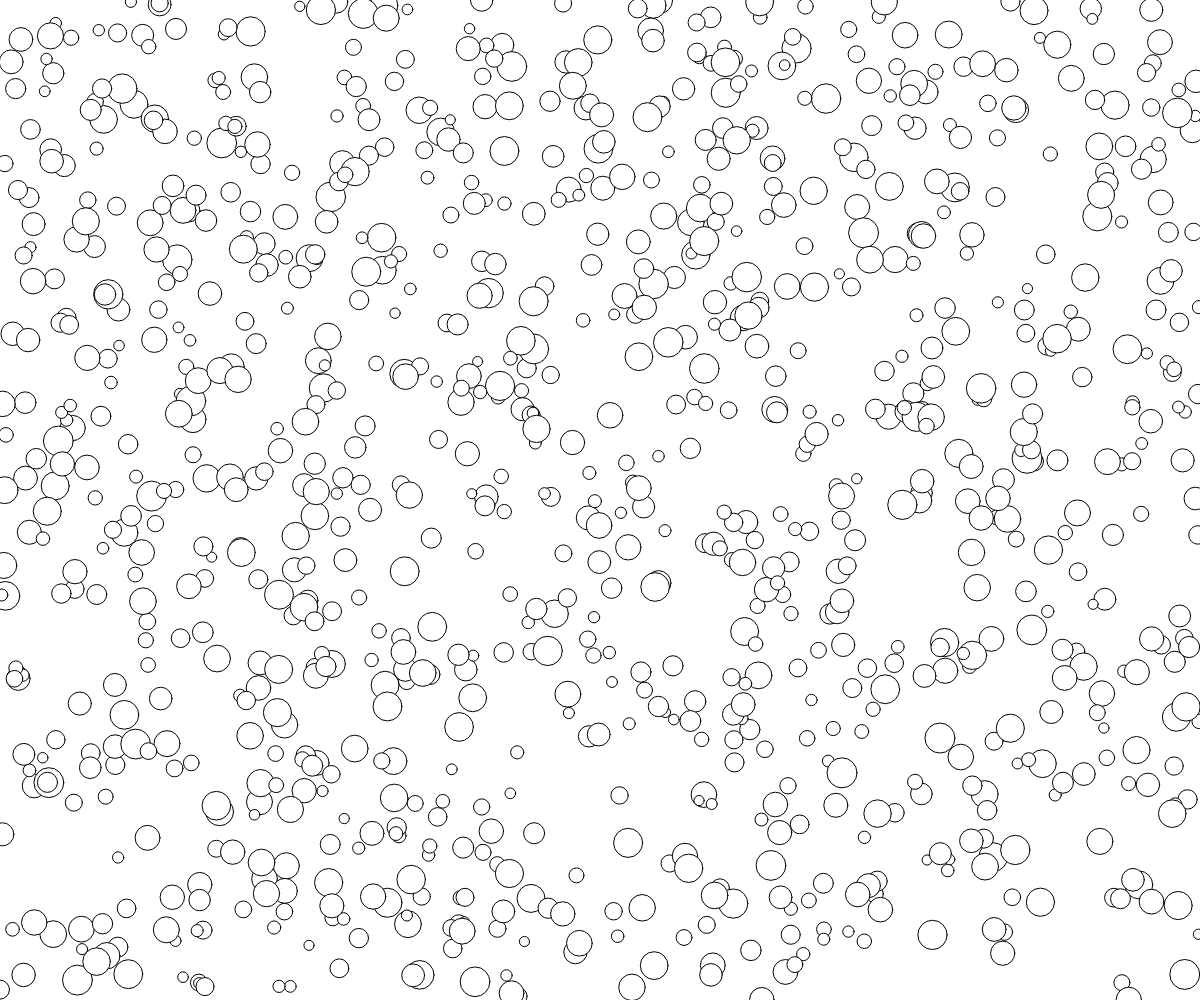
Frame 1 (no input)
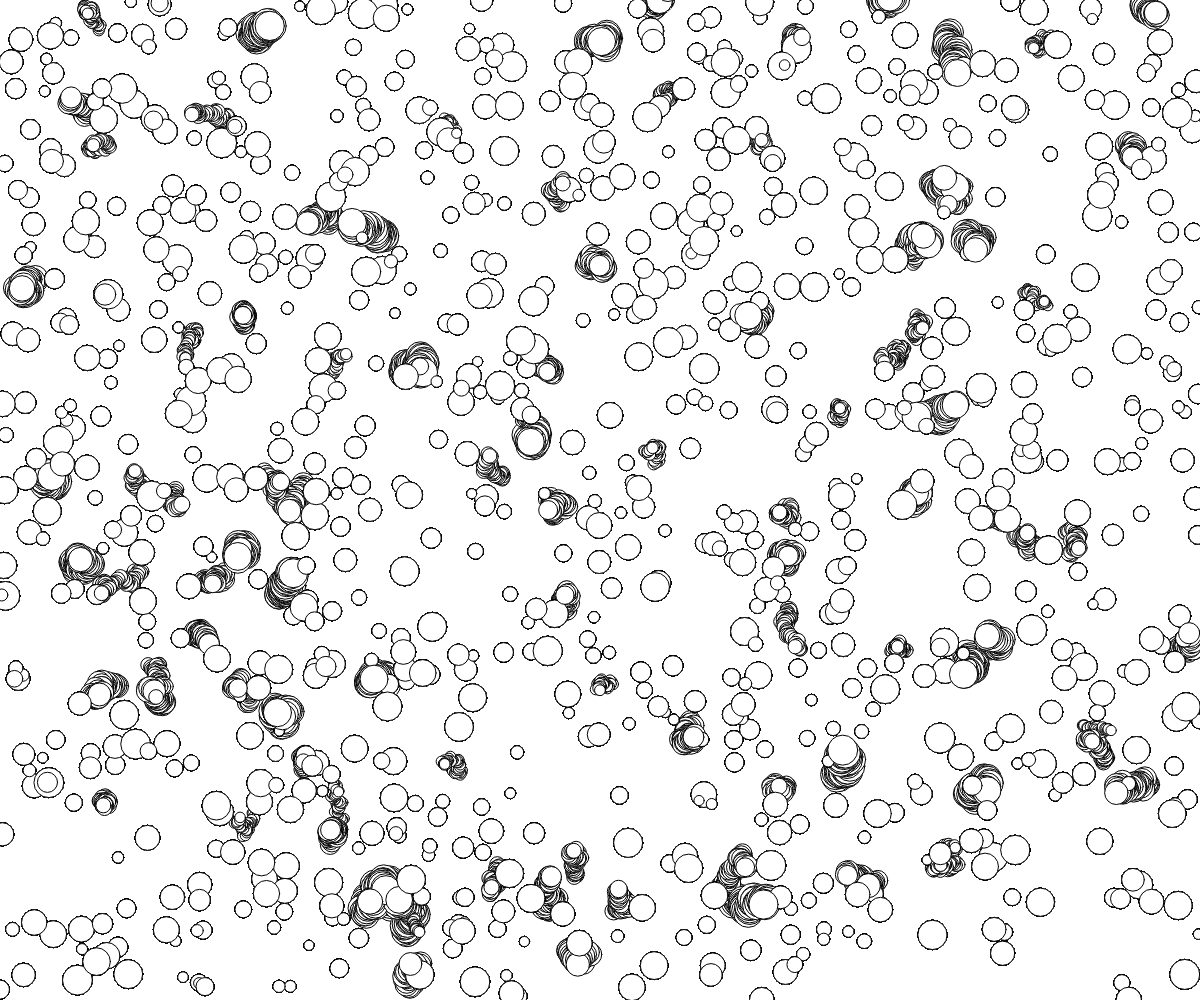
Frame 60 (no input)
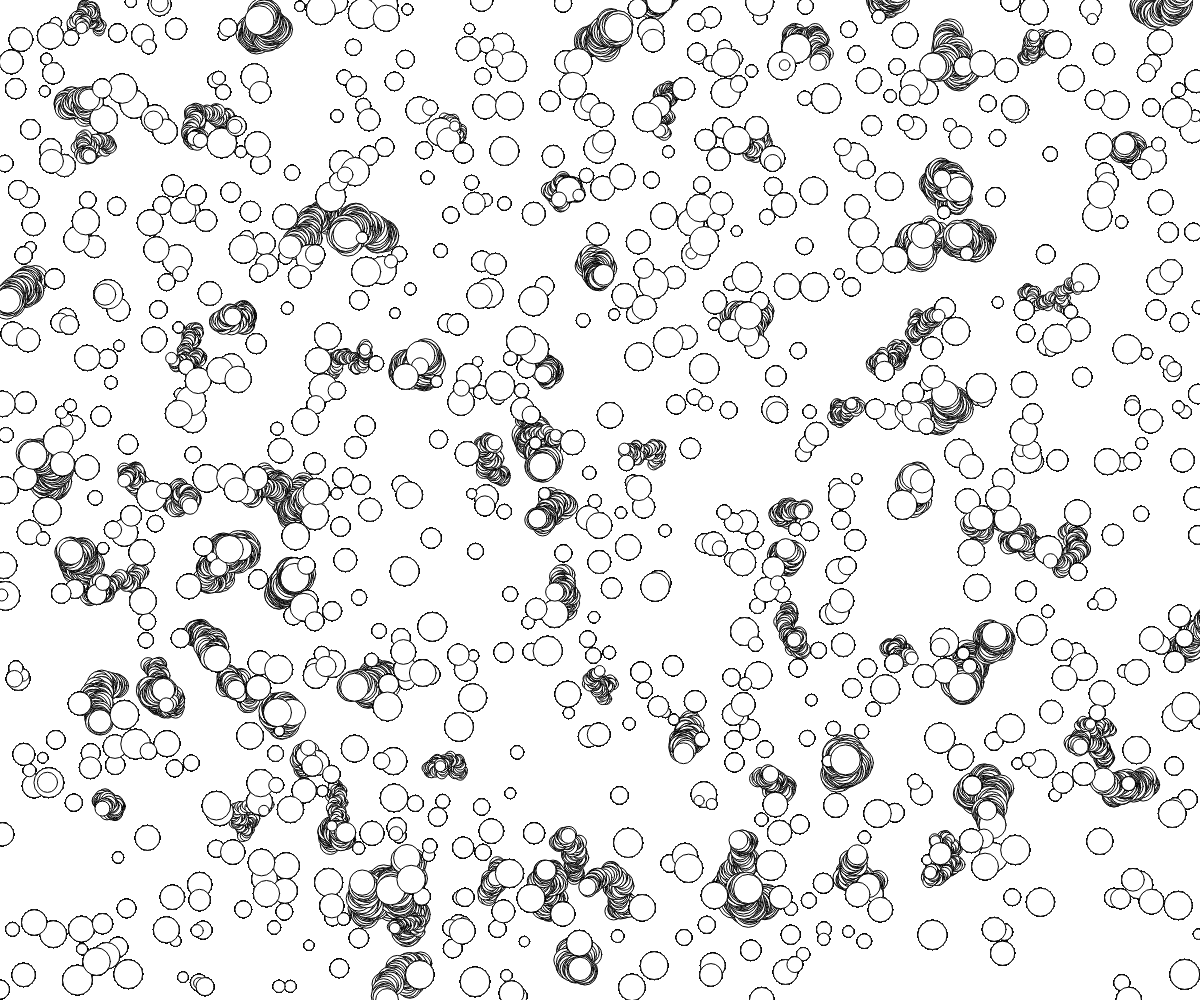
Frame 120 (the mouse pressed at the canvas centre since frame 60)

The p5.js sketch that drew these frames (run headless with seeded random() and noise() and a simulated clock; from frame 60 on, the mouse is pressed at the canvas centre):

// p5.js sketch
// ── sketch.js
var circulos = [];
var numCirculos;

function setup() 
{
  createCanvas (windowWidth, windowHeight);

  numCirculos = 1000;

  for(var i=0; i<numCirculos; i++)

  {
    circulos[i] = new CirculoEmbriagado();
  }
}

function draw() 
{
  for(var i=0; i<numCirculos; i++)
    {
      circulos[i].desenha();
    }

    for(var i=500; i<600; i++)
    {
      circulos[i].anima();
    }
  
}

function CirculoEmbriagado() 
{ 
  this.x = random(width);
  this.y = random(height);
  this.d = random(10, 30);
  this.s = 3;

  this.anima = function ()
  { 
  this.x += random(-this.s, this.s);
  this.y += random(-this.s, this.s);
  }

  this.desenha = function ()
  { 
  fill(255);
  ellipse (this.x, this.y, this.d, this.d);
  }

}

function windowResized() 
{
  resizeCanvas (windowWidth, windowHeight);

}
